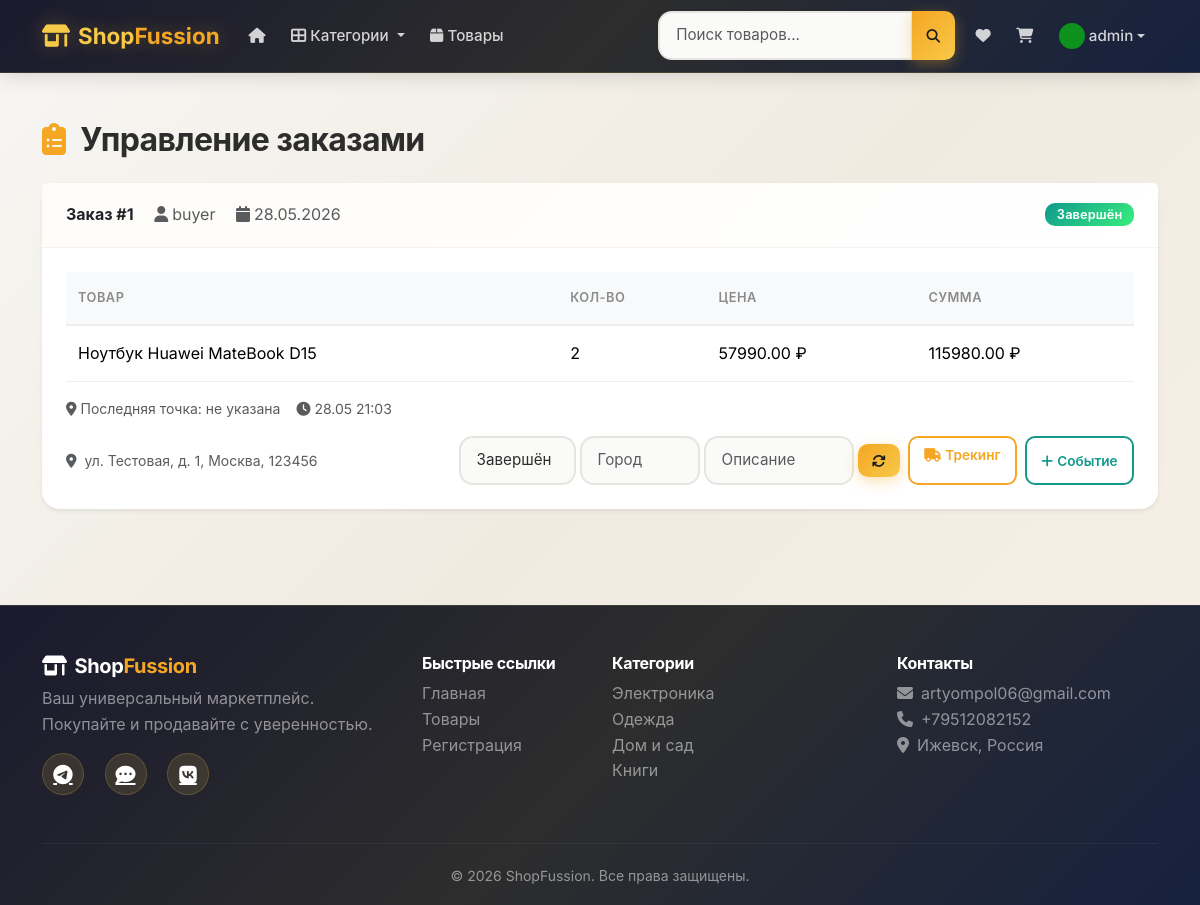
Page /admin/orders (signed in) on the earlier database version.
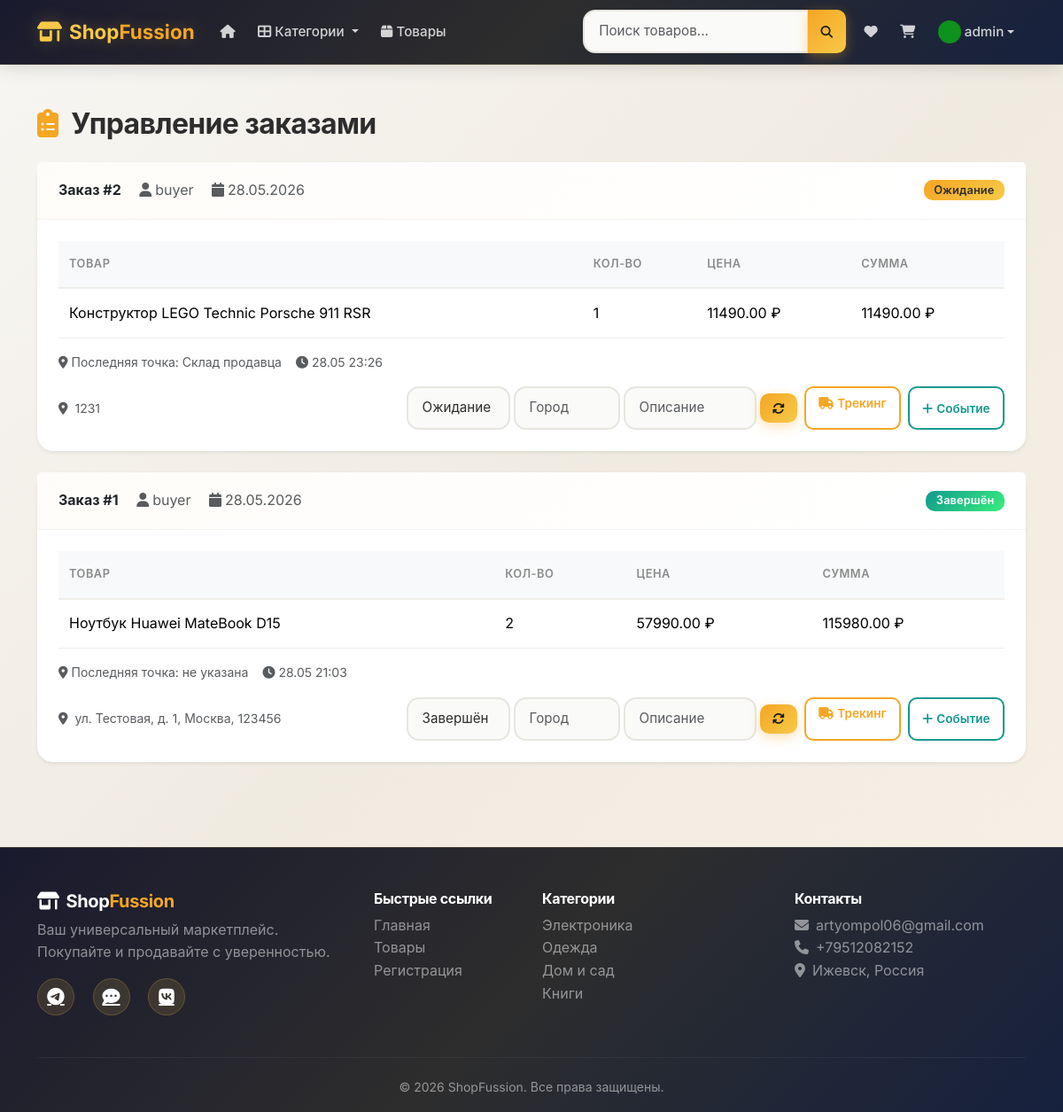
Same page on the later database version.
### app.py (models this page shows, shortened)
class User(UserMixin, db.Model):
    id = db.Column(db.Integer, primary_key=True)
    username = db.Column(db.String(80), unique=True, nullable=False)
    email = db.Column(db.String(120), unique=True, nullable=False)
    password_hash = db.Column(db.String(200), nullable=False)
    role = db.Column(db.String(20), nullable=False, default='buyer')
    avatar = db.Column(db.String(200), default='default_avatar.png')
    avatar_data = db.Column(db.LargeBinary, nullable=True)
    created_at = db.Column(db.DateTime, default=datetime.utcnow)
    products = db.relationship('Product', backref='seller', lazy=True)
    orders = db.relationship('Order', backref='buyer', lazy=True)
    wishlist_items = db.relationship('WishlistItem', backref='user', lazy=True)

class Order(db.Model):
    id = db.Column(db.Integer, primary_key=True)
    buyer_id = db.Column(db.Integer, db.ForeignKey('user.id'), nullable=False)
    total = db.Column(db.Float, nullable=False)
    status = db.Column(db.String(20), nullable=False, default='pending')
    address = db.Column(db.Text, nullable=True)
    created_at = db.Column(db.DateTime, default=datetime.utcnow)
    items = db.relationship('OrderItem', backref='order', lazy=True)
    tracking = db.relationship('OrderTracking', backref='order', lazy=True, order_by='OrderTracking.created_at.desc()')

class OrderItem(db.Model):
    id = db.Column(db.Integer, primary_key=True)
    order_id = db.Column(db.Integer, db.ForeignKey('order.id'), nullable=False)
    product_id = db.Column(db.Integer, db.ForeignKey('product.id'), nullable=False)
    quantity = db.Column(db.Integer, nullable=False)
    price = db.Column(db.Float, nullable=False)

class Product(db.Model):
    id = db.Column(db.Integer, primary_key=True)
    name = db.Column(db.String(200), nullable=False)
    description = db.Column(db.Text, nullable=False)
    price = db.Column(db.Float, nullable=False)
    stock = db.Column(db.Integer, nullable=False, default=0)
    image = db.Column(db.String(200), default='default_product.png')
    image_data = db.Column(db.LargeBinary, nullable=True)
    seller_id = db.Column(db.Integer, db.ForeignKey('user.id'), nullable=False)
    category_id = db.Column(db.Integer, db.ForeignKey('category.id'), nullable=False)
    created_at = db.Column(db.DateTime, default=datetime.utcnow)
    is_active = db.Column(db.Boolean, default=True)
    cart_items = db.relationship('CartItem', backref='product', lazy=True)
    order_items = db.relationship('OrderItem', backref='product', lazy=True)
    characteristics = db.relationship('ProductCharacteristic', backref='product', lazy=True, cascade='all, delete-orphan')

class OrderTracking(db.Model):
    id = db.Column(db.Integer, primary_key=True)
    order_id = db.Column(db.Integer, db.ForeignKey('order.id'), nullable=False)
    status = db.Column(db.String(50), nullable=False)
    location = db.Column(db.String(200), nullable=True)
    description = db.Column(db.String(300), nullable=True)
    created_at = db.Column(db.DateTime, default=datetime.utcnow)

class Category(db.Model):
    id = db.Column(db.Integer, primary_key=True)
    name = db.Column(db.String(80), unique=True, nullable=False)
    products = db.relationship('Product', backref='category', lazy=True)

### app.py (the view)
@app.route('/admin/orders')
@login_required
@admin_required
def admin_orders():
    orders = Order.query.order_by(Order.created_at.desc()).all()
    return render_template('admin/orders.html', orders=orders)

### app.py (called while the page is built)
@login_manager.user_loader
def load_user(user_id):
    return db.session.get(User, int(user_id))

def admin_required(f):
    @wraps(f)
    def decorated_function(*args, **kwargs):
        if not current_user.is_authenticated or current_user.role != 'admin':
            abort(403)
        return f(*args, **kwargs)
    return decorated_function

@app.template_filter('rusdate')
def rusdate_filter(dt, fmt='%d %B %Y'):
    if dt is None:
        return ''
    result = dt.strftime(fmt)
    ru_month = MONTHS_RU[dt.month - 1]
    result = result.replace(dt.strftime('%B'), ru_month)
    return result

@app.template_filter('status_color')
def status_color_filter(status):
    colors = {
        'pending': 'warning',
        'processing': 'info',
        'shipped': 'primary',
        'completed': 'success',
        'cancelled': 'danger',
    }
    return colors.get(status, 'secondary')

@app.template_filter('status_ru')
def status_ru_filter(status):
    names = {
        'pending': 'Ожидание',
        'processing': 'Обработка',
        'shipped': 'В пути',
        'completed': 'Завершён',
        'cancelled': 'Отменён',
    }
    return names.get(status, status)

@app.template_filter('avatar_img')
def avatar_img_filter(avatar):
    if avatar and avatar.startswith(('http://', 'https://')):
        return avatar
    if avatar and avatar.startswith('db_'):
        return url_for('db_image', type='avatar', filename=avatar)
    return url_for('static', filename='uploads/' + (avatar or 'default_avatar.png'))

@app.context_processor
def inject_categories():
    categories = Category.query.all()
    cart_count = 0
    if current_user.is_authenticated:
        cart_count = CartItem.query.filter_by(user_id=current_user.id).count()
    return dict(categories=categories, cart_count=cart_count)

### templates/admin/orders.html (shortened to what this page needs)
{% extends "base.html" %}
{% block content %}
<div class="container py-5">
    <h2 class="fw-bold mb-4"><i class="fas fa-clipboard-list text-warning me-2"></i> Управление заказами</h2>
    {% if orders %}
    <div class="row g-4">
        {% for order in orders %}
        <div class="col-12">
            <div class="card border-0 shadow-sm">
                <div class="card-header bg-transparent d-flex justify-content-between align-items-center">
                    <div>
                        <span class="fw-bold">Заказ #{{ order.id }}</span>
                        <span class="text-muted ms-3"><i class="fas fa-user me-1"></i>{{ order.buyer.username }}</span>
                        <span class="text-muted ms-3"><i class="fas fa-calendar me-1"></i>{{ order.created_at|rusdate('%d.%m.%Y') }}</span>
                    </div>
                    <span class="badge bg-{{ order.status|status_color }}">{{ order.status|status_ru }}</span>
                </div>
                <div class="card-body">
                    <div class="table-responsive">
                        <table class="table table-sm mb-3">
                            <thead class="table-light">
                                <tr>
                                    <th>Товар</th>
                                    <th>Кол-во</th>
                                    <th>Цена</th>
                                    <th>Сумма</th>
                                </tr>
                            </thead>
                            <tbody>
                                {% for item in order.items %}
                                <tr>
                                    <td>{{ item.product.name }}</td>
                                    <td>{{ item.quantity }}</td>
                                    <td>{{ "%.2f"|format(item.price) }} ₽</td>
                                    <td>{{ "%.2f"|format(item.price * item.quantity) }} ₽</td>
                                </tr>
                                {% endfor %}
                            </tbody>
                        </table>
                    </div>
                    {% if order.tracking %}
                    <div class="d-flex align-items-center gap-3 flex-wrap mb-3">
                        <small class="text-muted"><i class="fas fa-map-marker-alt me-1"></i>Последняя точка: {{ order.tracking[0].location or 'не указана' }}</small>
                        <small class="text-muted"><i class="fas fa-clock me-1"></i>{{ order.tracking[0].created_at|rusdate('%d.%m %H:%M') }}</small>
                    </div>
                    {% endif %}
                    <div class="d-flex justify-content-between align-items-center flex-wrap gap-2">
                        <small class="text-muted"><i class="fas fa-map-marker-alt me-1"></i> {{ order.address }}</small>
                        <div class="d-flex gap-2">
                            <form action="{{ url_for('update_order_status', order_id=order.id) }}" method="POST" class="d-flex gap-1 align-items-center">
                                <select name="status" class="form-select form-select-sm" style="width: auto;">
                                    <option value="pending" {{ 'selected' if order.status == 'pending' }}>Ожидание</option>
                                    <option value="completed" {{ 'selected' if order.status == 'completed' }}>Завершён</option>
                                </select>
                                <input type="text" name="location" class="form-control form-control-sm" placeholder="Город" style="width: 120px;">
                                <input type="text" name="description" class="form-control form-control-sm" placeholder="Описание" style="width: 150px;">
                                <button type="submit" class="btn btn-sm btn-warning"><i class="fas fa-sync"></i></button>
                            </form>
                            <a href="{{ url_for('order_tracking', order_id=order.id) }}" class="btn btn-sm btn-outline-warning">
                                <i class="fas fa-truck me-1"></i>Трекинг
                            </a>
                            <button type="button" class="btn btn-sm btn-outline-success" data-bs-toggle="collapse" data-bs-target="#trackingForm{{ order.id }}">
                                <i class="fas fa-plus me-1"></i>Событие
                            </button>
                        </div>
                    </div>
                </div>
            </div>
        </div>
        {% endfor %}
    </div>
    {% endif %}
</div>
{% endblock %}

### templates/base.html (shortened to what this page needs)
<!DOCTYPE html>
<html lang="ru" data-theme="light">
<head>
    <link href="https://cdn.jsdelivr.net/npm/bootstrap@5.3.2/dist/css/bootstrap.min.css" rel="stylesheet">
    <link rel="stylesheet" href="https://cdnjs.cloudflare.com/ajax/libs/font-awesome/6.5.1/css/all.min.css">
    <link rel="stylesheet" href="{{ url_for('static', filename='css/style.css') }}">
</head>
<body>
    <nav class="navbar navbar-expand-lg navbar-dark bg-dark sticky-top">
        <div class="container">
            <a class="navbar-brand fw-bold" href="{{ url_for('index') }}">
                <i class="fas fa-store-alt me-2"></i>Shop<span class="text-warning">Fussion</span>
            </a>
            <div class="collapse navbar-collapse" id="navbarNav">
                <ul class="navbar-nav me-auto">
                    <li class="nav-item">
                        <a class="nav-link" href="{{ url_for('index') }}"><i class="fas fa-home"></i></a>
                    </li>
                    <li class="nav-item dropdown">
                        <a class="nav-link dropdown-toggle" href="#" role="button" data-bs-toggle="dropdown">
                            <i class="fas fa-th-large"></i> Категории
                        </a>
                    </li>
                    <li class="nav-item">
                        <a class="nav-link" href="{{ url_for('products') }}"><i class="fas fa-box"></i> Товары</a>
                    </li>
                </ul>
                <form class="d-flex me-2 position-relative" action="{{ url_for('products') }}" method="GET" id="search-form">
                    <div class="input-group">
                        <input class="form-control form-control-sm" type="search" name="search" id="search-input" placeholder="Поиск товаров..." aria-label="Поиск" autocomplete="off">
                        <button class="btn btn-warning btn-sm" type="submit"><i class="fas fa-search"></i></button>
                    </div>
                </form>
                <ul class="navbar-nav align-items-center">
                    {% if current_user.is_authenticated %}
                        <li class="nav-item">
                            <a class="nav-link position-relative" href="{{ url_for('wishlist') }}" title="Избранное">
                                <i class="fas fa-heart"></i>
                            </a>
                        </li>
                        <li class="nav-item">
                            <a class="nav-link position-relative" href="{{ url_for('cart') }}">
                                <i class="fas fa-shopping-cart"></i>
                            </a>
                        </li>
                        <li class="nav-item dropdown">
                            <a class="nav-link dropdown-toggle d-flex align-items-center" href="#" role="button" data-bs-toggle="dropdown">
                                <img src="{{ current_user.avatar|avatar_img }}" class="rounded-circle me-1" style="width: 26px; height: 26px; object-fit: cover;"> {{ current_user.username }}
                            </a>
                        </li>
                    {% endif %}
                </ul>
            </div>
        </div>
    </nav>
    <main class="main-content">
        {% block content %}{% endblock %}
    </main>
    <footer class="bg-dark pt-5 pb-3 mt-5">
        <div class="container">
            <div class="row">
                <div class="col-md-4 mb-4">
                    <h5 class="fw-bold text-white"><i class="fas fa-store-alt me-2"></i>Shop<span class="text-warning">Fussion</span></h5>
                    <p class="text-white-50">Ваш универсальный маркетплейс. Покупайте и продавайте с уверенностью.</p>
                    <div class="social-links">
                        <a href="https://t.me/artpo06" target="_blank" class="text-white me-3"><i class="fab fa-telegram fa-lg"></i></a>
                        <a href="https://max.ru/u/f9LHodD0cOInfM9btUWrl3gkT055a0RwU4gwb3VU_LGhvYlHDhzKqaucy3Y" target="_blank" class="text-white me-3"><i class="fas fa-comment-dots fa-lg"></i></a>
                        <a href="https://vk.com/qwertlyx" target="_blank" class="text-white"><i class="fab fa-vk fa-lg"></i></a>
                    </div>
                </div>
                <div class="col-md-2 mb-4">
                    <h6 class="fw-bold text-white">Быстрые ссылки</h6>
                    <ul class="list-unstyled">
                        <li><a href="{{ url_for('index') }}" class="text-white-50 text-decoration-none">Главная</a></li>
                        <li><a href="{{ url_for('products') }}" class="text-white-50 text-decoration-none">Товары</a></li>
                        <li><a href="{{ url_for('register') }}" class="text-white-50 text-decoration-none">Регистрация</a></li>
                    </ul>
                </div>
                <div class="col-md-3 mb-4">
                    <h6 class="fw-bold text-white">Категории</h6>
                    <ul class="list-unstyled">
                        {% for cat in categories[:4] %}
                        <li><a href="{{ url_for('products', category=cat.id) }}" class="text-white-50 text-decoration-none">{{ cat.name }}</a></li>
                        {% endfor %}
                    </ul>
                </div>
                <div class="col-md-3 mb-4">
                    <h6 class="fw-bold text-white">Контакты</h6>
                    <ul class="list-unstyled text-white-50">
                        <li><i class="fas fa-envelope me-2"></i>artyompol06@gmail.com</li>
                        <li><i class="fas fa-phone me-2"></i>+79512082152</li>
                        <li><i class="fas fa-map-marker-alt me-2"></i>Ижевск, Россия</li>
                    </ul>
                </div>
            </div>
            <hr class="border-secondary">
            <div class="text-center text-white-50">
                <small>&copy; 2026 ShopFussion. Все права защищены.</small>
            </div>
        </div>
    </footer>
</body>
</html>

Differences in the rows shown:
added Order: id "2", buyer.username "buyer", created_at|rusdate "28.05.2026", status|status_ru "Ожидание", location "Склад продавца", created_at "28.05 23:26", address "1231"
added OrderItem: product.name "Конструктор LEGO Technic Porsche 911 RSR", quantity "1", price "11490.00", item.price*item.quantity "11490.00", shown under "2"
